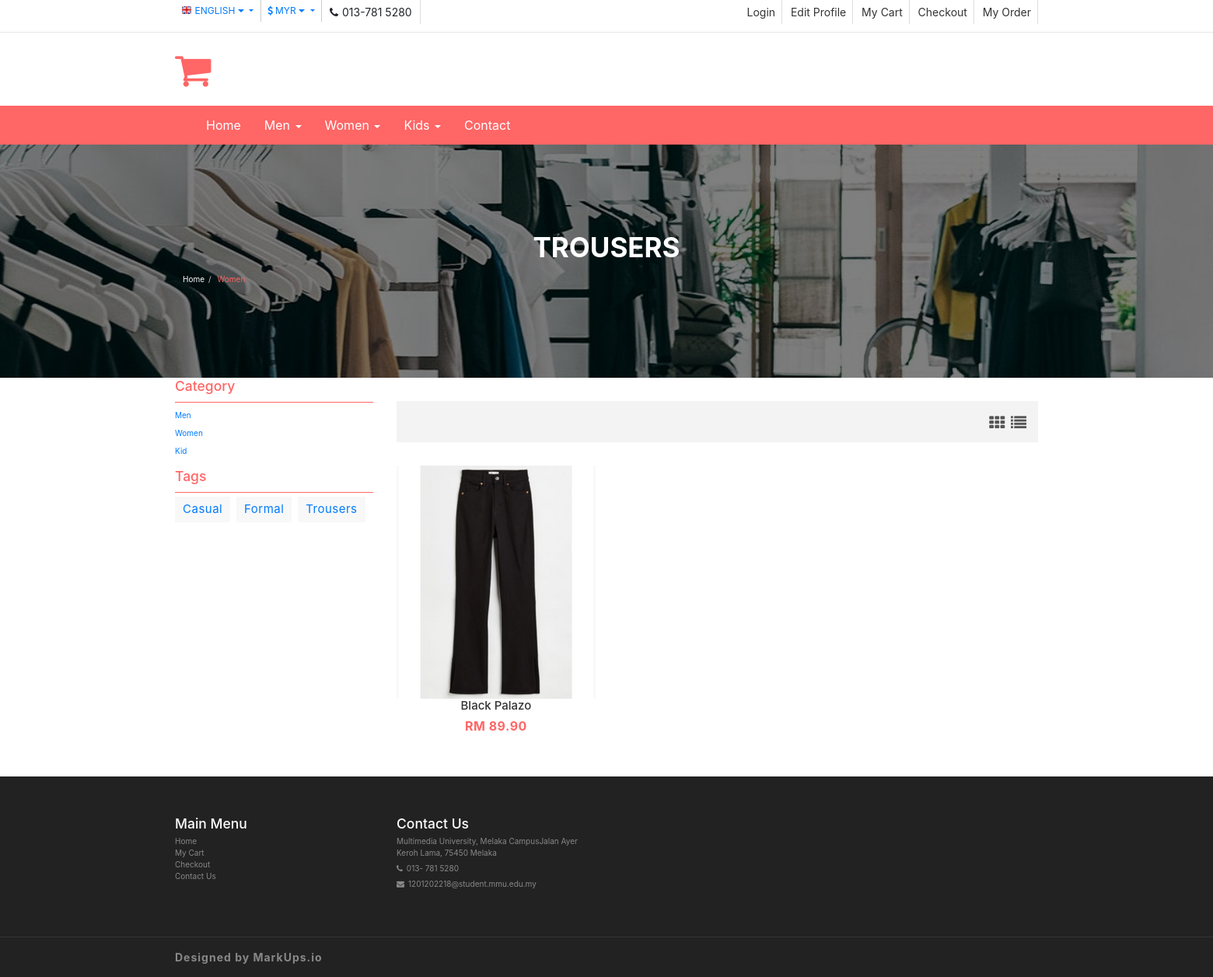
Screenshot of /womentrousers.php with the database file from the repository.
### tables this page shows
CREATE TABLE `products` (
  `product_id` int(11) NOT NULL,
  `product_name` varchar(255) NOT NULL,
  `product_type` varchar(255) NOT NULL,
  `product_price` decimal(10,2) NOT NULL,
  `product_image` varchar(255) NOT NULL
);

### womentrousers.php (the view, shortened to what this page needs)
<?php
  include("logincon.php");
?>
<!DOCTYPE html>
<html lang="en">
  <head>
    <link href="css/font-awesome.css" rel="stylesheet">
    <link href="css/bootstrap.css" rel="stylesheet">
    <link href="css/jquery.smartmenus.bootstrap.css" rel="stylesheet">
    <link rel="stylesheet" type="text/css" href="css/jquery.simpleLens.css">
    <link rel="stylesheet" type="text/css" href="css/slick.css">
    <link rel="stylesheet" type="text/css" href="css/nouislider.css">
    <link id="switcher" href="css/theme-color/default-theme.css" rel="stylesheet">
    <link href="css/sequence-theme.modern-slide-in.css" rel="stylesheet" media="all">
    <link href="css/style.css" rel="stylesheet">
    <link rel="stylesheet" href="//cdn.jsdelivr.net/npm/alertifyjs@1.13.1/build/css/alertify.min.css"/>
    <link rel="stylesheet" href="//cdn.jsdelivr.net/npm/alertifyjs@1.13.1/build/css/themes/bootstrap.min.css"/>
  </head>
  <body>
  <header id="aa-header">
    <div class="aa-header-top">
      <div class="container">
        <div class="row">
          <div class="col-md-12">
            <div class="aa-header-top-area">
              <div class="aa-header-top-left">
                <div class="aa-language">
                  <div class="dropdown">
                    <a class="btn dropdown-toggle" href="#" type="button" id="dropdownMenu1" data-toggle="dropdown" aria-haspopup="true" aria-expanded="true">
                      <img src="img/flag/english.jpg" alt="english flag">ENGLISH
                      <span class="caret"></span>
                    </a>
                  </div>
                </div>
                <div class="aa-currency">
                  <div class="dropdown">
                    <a class="btn dropdown-toggle" href="#" type="button" id="dropdownMenu1" data-toggle="dropdown" aria-haspopup="true" aria-expanded="true">
                      <i class="fa fa-usd"></i>MYR
                      <span class="caret"></span>
                    </a>
                  </div>
                </div>
                <div class="cellphone hidden-xs">
                  <p><span class="fa fa-phone"></span>013-781 5280</p>
                </div>
              </div>
              <div class="aa-header-top-right">
                <ul class="aa-head-top-nav-right">
                <?php
                        if(!isset($_SESSION['auth']))
                        {?>
                            <li class="hidden-xs"><a href="login.php">Login </a></li>
                <?php   } ?>
                        <li class="hidden-xs"><a href="editprofile.php">Edit Profile</a></li>
                        <li class="hidden-xs"><a href="cart.php">My Cart</a></li>
                        <li class="hidden-xs"><a href="checkout.php">Checkout</a></li>
                        <li class="hidden-xs"><a href="myorder.php">My Order</a></li>
                </ul>
              </div>
            </div>
          </div>
        </div>
      </div>
    </div>
    <div class="aa-header-bottom">
      <div class="container">
        <div class="row">
          <div class="col-md-12">
            <div class="aa-header-bottom-area">
              <div class="aa-logo">
                <a href="index.php">
                <span class="fa fa-shopping-cart"></span>
                </a>
              </div>
            </div>
          </div>
        </div>
      </div>
    </div>
  </header>
  <section id="menu">
    <div class="container">
      <div class="menu-area">
        <div class="navbar navbar-default" role="navigation">
          <div class="navbar-collapse collapse">
            <ul class="nav navbar-nav">
              <li><a href="index.php">Home</a></li>
              <li><a href="#">Men <span class="caret"></span></a>
              </li>
              <li><a href="#">Women <span class="caret"></span></a>
              </li>
              <li><a href="#">Kids <span class="caret"></span></a>
              </li>
              <li><a href="contact.php">Contact</a></li>
            </ul>
          </div>
        </div>
      </div>
    </div>
  </section>
  <section id="aa-catg-head-banner">
   <img src="img/bpwomen.png" alt="fashion img">
   <div class="aa-catg-head-banner-area">
     <div class="container">
      <div class="aa-catg-head-banner-content">
        <h2>Trousers</h2>
        <ol class="breadcrumb">
          <li><a href="index.php">Home</a></li>
          <li class="active">Women</li>
        </ol>
      </div>
     </div>
   </div>
  </section>
  <section id="aa-product-category">
    <div class="container">
      <div class="row">
        <div class="col-lg-9 col-md-9 col-sm-8 col-md-push-3">
          <div class="aa-product-catg-content">
            <div class="aa-product-catg-head">
              <div class="aa-product-catg-head-right">
                <a id="grid-catg" href="#"><span class="fa fa-th"></span></a>
                <a id="list-catg" href="#"><span class="fa fa-list"></span></a>
              </div>
            </div>
            <div class="aa-product-catg-body">
              <ul class="aa-product-catg">
                <form method="POST" action="womentrousers.php">
                <?php
                  $products_query = "SELECT * FROM products WHERE product_type = 'Women Trousers' ";
                  $query_run = mysqli_query($con, $products_query);;
                  if(mysqli_num_rows($query_run) > 0)
                  {
                    foreach($query_run as $item)
                    {?>
                      <li>
                        <figure>
                          <a class="aa-product-img" href="#"><img src="./img/product/<?= $item['product_image']; ?>"></a>
                          <figcaption>
                            <h4 class="aa-product-title"><a href="#"><?= $item['product_name']; ?></a></h4>
                            <span class="aa-product-price">RM <?= $item['product_price']; ?></span><span class="aa-product-price"></span>
                          </figcaption>
                        </figure>
                      </li>
              <?php }
                  }
                  else
                  {
                    echo "No Data Available";
                  }
                ?>
                </form>
            </div>
          </div>
        </div>
        <div class="col-lg-3 col-md-3 col-sm-4 col-md-pull-9">
          <aside class="aa-sidebar">
            <div class="aa-sidebar-widget">
              <h3>Category</h3>
              <ul class="aa-catg-nav">
                <li><a href="mencasual.php">Men</a></li>
                <li><a href="womencasual.php">Women</a></li>
                <li><a href="kidcasual.php">Kid</a></li>
              </ul>
            </div>
            <div class="aa-sidebar-widget">
              <h3>Tags</h3>
              <div class="tag-cloud">
                <a href="womencasual.php">Casual</a>
                <a href="womenformal.php">Formal</a>
                <a href="womentrousers.php">Trousers</a>
              </div>
            </div>
          </aside>
        </div>
      </div>
    </div>
  </section>
  <footer id="aa-footer">
    <div class="aa-footer-top">
     <div class="container">
        <div class="row">
        <div class="col-md-12">
          <div class="aa-footer-top-area">
            <div class="row">
              <div class="col-md-3 col-sm-6">
                <div class="aa-footer-widget">
                  <h3>Main Menu</h3>
                  <ul class="aa-footer-nav">
                    <li><a href="index.php">Home</a></li>
                    <li><a href="cart.php">My Cart</a></li>
                    <li><a href="checkout.php">Checkout</a></li>
                    <li><a href="contact.php">Contact Us</a></li>
                  </ul>
                </div>
              </div>
              <div class="col-md-3 col-sm-6">
                <div class="aa-footer-widget">
                  <div class="aa-footer-widget">
                    <h3>Contact Us</h3>
                    <address>
                      <p> Multimedia University, Melaka CampusJalan Ayer Keroh Lama, 75450 Melaka</p>
                      <p><span class="fa fa-phone"></span>013- 781 5280</p>
                      <p><span class="fa fa-envelope"></span>1201202218@student.mmu.edu.my</p>
                    </address>
                  </div>
                </div>
              </div>
            </div>
          </div>
        </div>
      </div>
     </div>
    </div>
    <div class="aa-footer-bottom">
      <div class="container">
        <div class="row">
        <div class="col-md-12">
          <div class="aa-footer-bottom-area">
            <p>Designed by <a href="http://www.markups.io/">MarkUps.io</a></p>
          </div>
        </div>
      </div>
      </div>
    </div>
  </footer>
  </body>
</html>

### css/theme-color/default-theme.css (style rules this page uses)
h2 { color: #ff6666; }
#aa-header .aa-header-bottom .aa-header-bottom-area .aa-logo a > span { color: #ff6666; }
#menu { background-color: #ff6666; }
.aa-product-catg li .aa-product-price { color: #ff6666; }
#aa-catg-head-banner .aa-catg-head-banner-area .aa-catg-head-banner-content .breadcrumb .active { color: #ff6666; }
#aa-product-category .aa-sidebar .aa-sidebar-widget h3 { color: #ff6666; border-bottom: 1px solid #ff6666; }

### rows the page displays
products: product_image (picture), product_name "Black Palazo", product_price "89.90"
